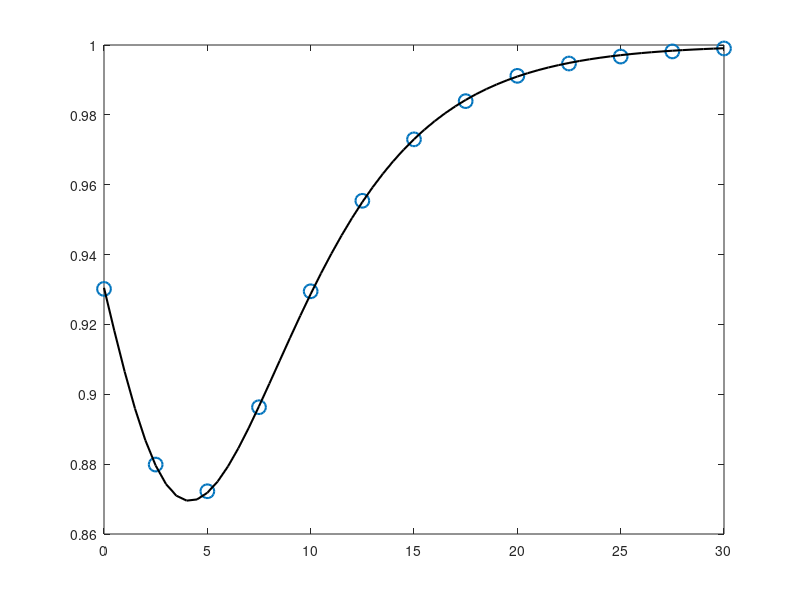

The MATLAB script that drew this image: (Note: this script raises an error after producing the figure.)
clc;
clear variables;
close all;
%% Main parameter
PdBm = 0:2.5:30;
P = db2pow(PdBm);
PdBm2 = 0:0.5:30;
P2 = db2pow(PdBm2);

sigma = 1;

tau_dBm = 5;
tau = db2pow(tau_dBm);


alpha_j = 0.7;
alpha_i = 1-alpha_j;
beta_s = 0.5;
beta_r = 1-beta_s;


sim_times = 1e5;
%% Channel generation
lambda_SR = 1;
lambda_SUi = 0.5;

lambda_RUj = 0.5;
lambda_SE = 1;
lambda_RE = 0.5;

h_SR  = sqrt(lambda_SR/2)*(randn(1,sim_times) + 1i*randn(1,sim_times));
h_SUi = sqrt(lambda_SUi/2)*(randn(1,sim_times) + 1i*randn(1,sim_times));

h_RUj = sqrt(lambda_RUj/2)*(randn(1,sim_times) + 1i*randn(1,sim_times));
h_SE  = sqrt(lambda_SE/2)*(randn(1,sim_times) + 1i*randn(1,sim_times));
h_RE  = sqrt(lambda_RE/2)*(randn(1,sim_times) + 1i*randn(1,sim_times));


%% Simulation
for idx = 1:length(PdBm)


    % Phase 1
    calH0_1 = P(idx)*alpha_j.*abs(h_SE).^2 + sigma;
    calH1_1 = P(idx)*alpha_i.*abs(h_SE).^2 + P(idx)*alpha_j.*abs(h_SE).^2 + sigma;
    
    DEP_1_sim(idx) = sum(calH0_1 > tau)/sim_times + sum(calH1_1 < tau)/sim_times;



    % Phase 2
    calH0_2 = beta_r*P(idx).*abs(h_RE).^2 + sigma;
    calH1_2 = beta_s*P(idx).*abs(h_SE).^2 + beta_r*P(idx).*abs(h_RE).^2 + sigma;
    
    DEP_2_sim(idx) = sum(calH0_2 > tau)/sim_times + sum(calH1_2 < tau)/sim_times;
    
end

%% Analytical
for ii = 1:length(P2)

    % Phase 1
    if tau - sigma < 0
        DEP_1_ana(ii) = 1;
    else
        DEP_1_ana(ii) = 1 - exp(-(tau-sigma)/(P2(ii)*lambda_SE)) + exp(-(tau-sigma)/(P2(ii)*alpha_j*lambda_SE));
    end


    % Phase 2
    if tau - sigma < 0
        DEP_2_ana(ii) = 1;
    else
        DEP_2_ana(ii) = 1 - lambda_SE*beta_s/(lambda_RE*beta_r - lambda_SE*beta_s) * (exp(-(tau-sigma)/(lambda_RE*beta_r*P2(ii))) - exp(-(tau-sigma)/(lambda_SE*beta_s*P2(ii))));
    end
    

%% Optimal
tau_1_opt(ii) = pow2db(-P2(ii)*lambda_SE*alpha_j/(1-alpha_j)*log(alpha_j) + sigma);
tau_2_opt(ii) = pow2db(-lambda_SE*beta_s*lambda_RE*beta_r*P2(ii)/(lambda_SE*beta_s - lambda_RE*beta_r)*log(lambda_RE*beta_r/(lambda_SE*beta_s)) + sigma);

end

DEP_1_opt = 1 - alpha_j^(alpha_j/(1-alpha_j)) + alpha_j^(1/(1-alpha_j));
DEP_2_opt = 1 - lambda_SE*beta_s/(lambda_RE*beta_r - lambda_SE*beta_s) * ((lambda_RE*beta_r/(lambda_SE*beta_s))^(lambda_SE*beta_s/(lambda_SE*beta_s-lambda_RE*beta_r)) - (lambda_RE*beta_r/(lambda_SE*beta_s))^(lambda_RE*beta_r/(lambda_SE*beta_s-lambda_RE*beta_r)) );

%% Plot
blue1 = [0.00,0.45,0.74];  pink1 = [1.00,0.07,0.65];
green1 = [0.47,0.67,0.19]; orrange = [0.85,0.33,0.10];
% 
sim1 = plot(PdBm,DEP_1_sim,'ro','MarkerSize',10,'LineWidth',1.5,'Color',blue1); hold on;
ana1 = plot(PdBm2,DEP_1_ana,'k-','MarkerSize',10,'LineWidth',1.5); hold on;
opt1 = yline(DEP_1_opt,'m--','LineWidth',1.5); hold on;

sim2 = plot(PdBm,DEP_2_sim,'bs','MarkerSize',10,'LineWidth',1.5,'Color',orrange); hold on;
plot(PdBm2,DEP_2_ana,'k-','MarkerSize',10,'LineWidth',1.5); hold on;
yline(DEP_2_opt,'m--','LineWidth',1.5); hold on;

yyaxis right
thre1 = plot(PdBm2,tau_1_opt,'b-.','MarkerSize',10,'LineWidth',1.5); hold on;
plot(PdBm2,tau_2_opt,'b-.','MarkerSize',10,'LineWidth',1.5); hold on;

hold on;
colormap(gca) % cool

lgd=legend([sim1(1), sim2(1), ana1(1),thre1(1),opt1(1)],...
    'Simulation - Phase 1','Simulation - Phase 2',...
    'Theory - Eqs. (8), (11)',...
    'Theory - Eqs. (9), (12)',...
    'Optimality - Eqs. (10), (13)','FontSize',11,'location','se','Interpreter','latex');
xlabel('Transmit Power, {\it P} [dBm]','Fontsize',16) 
yyaxis left
ylabel('Detection Error Probability (DEP)');
axis([min(PdBm) max(PdBm) 0 1]);

yyaxis right
ylabel('Judgment Threshold, \tau [dBm]','Fontsize',16)
lgd.NumColumns = 1;
lgd.FontSize = 14;
set(gca,'fontsize',14);
axis([min(PdBm) max(PdBm) 0 30]);
saveas(gcf,'Figure2a.fig');

